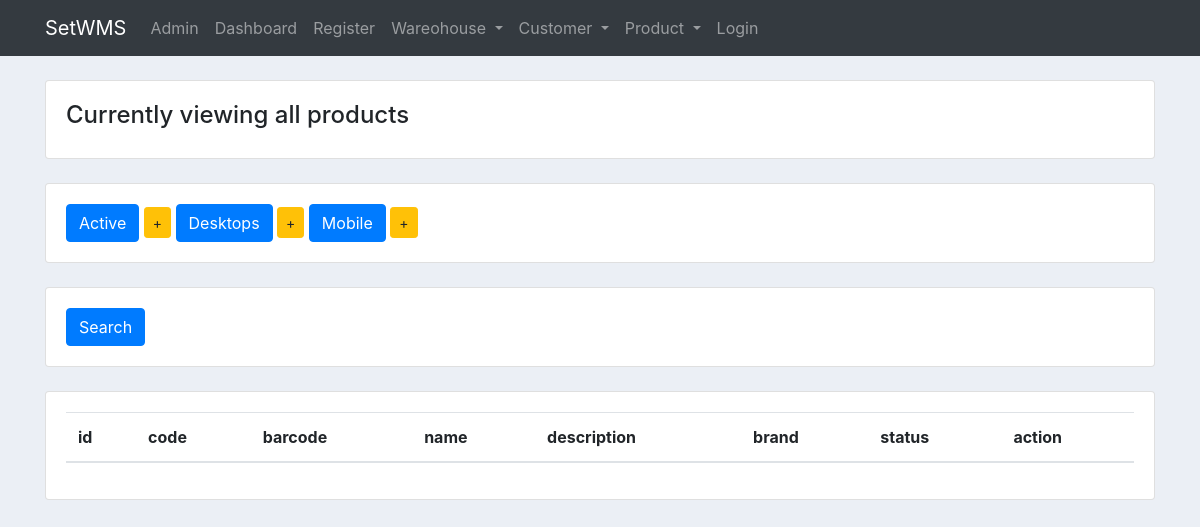
The app's page /set_app/products/, older data.
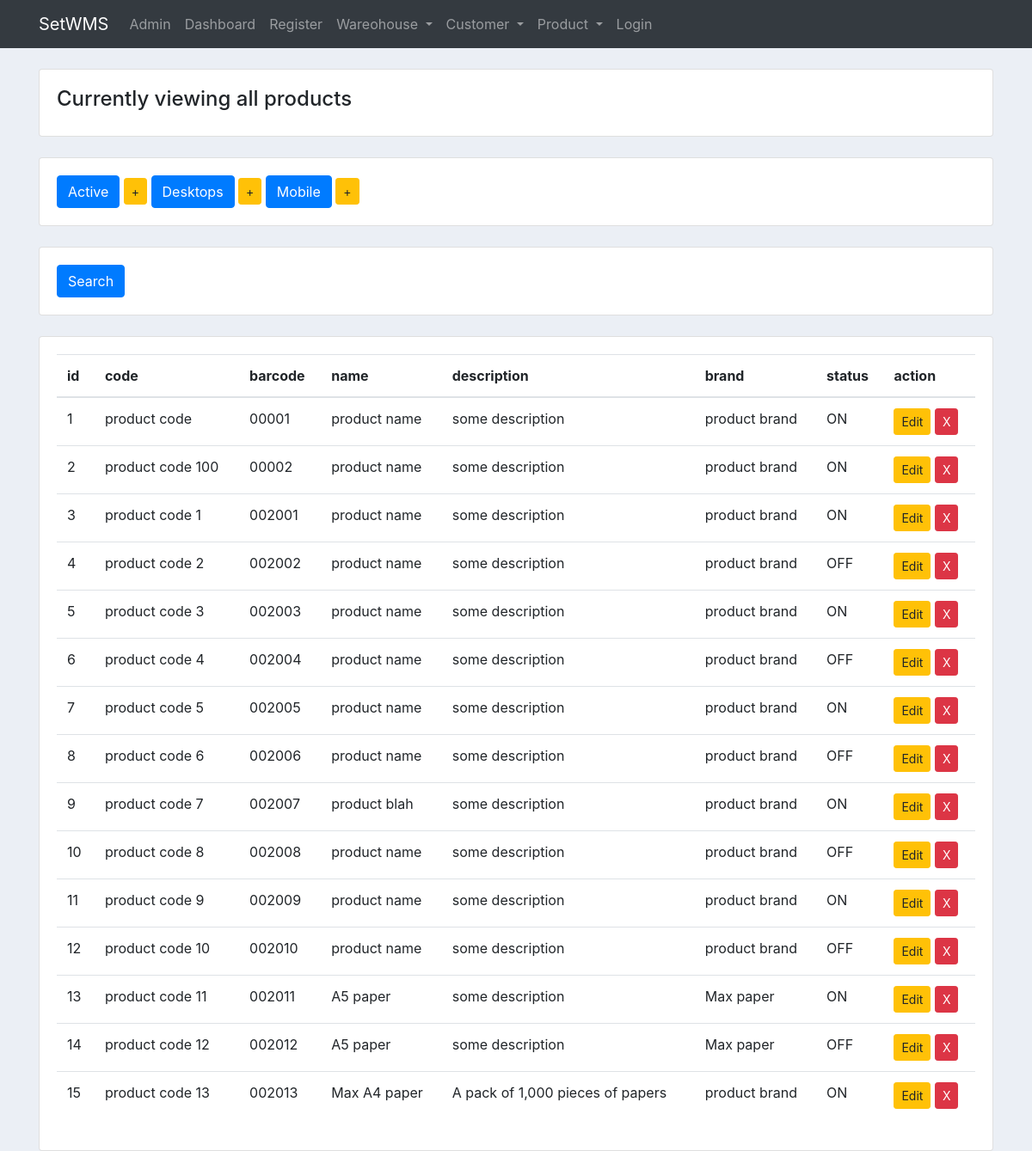
The same page, newer data.
### set_app/models.py (models this page shows, shortened)
class Product(models.Model):
	code = models.CharField(max_length=30, default="product code", blank=False, unique=True)
	barcode = models.CharField(max_length=30, default=0, validators=[NUMERIC])
	name = models.CharField(max_length=128, default="product name", blank=False)
	description = models.CharField(max_length=512, default="some description", blank=True)
	brand = models.CharField(max_length=128, default="product brand")
	timestamp_created = models.DateTimeField(auto_now_add=True)
	status_choices = (('OFF', 'Off - inactive'), ('ON', 'On - active'))
	status = models.CharField(max_length=20, choices=status_choices, default='ON')

### set_app/views.py (the view)
# urls.py: path('products/', views.ProductListView, name='product_list'),
def ProductListView(request):
	products = Product.objects.all()
	return render(request, 'set_app/product_list.html',{'items':products, 'header':'all products'})

### set_app/templates/set_app/product_list.html (shortened to what this page needs)
{% extends "set_app/set_app_base.html" %}
{% load static %}
{% block body_block %}
    <br>
    <div class="card card-body">
        <h4>Currently viewing {{ header }}</h4>
    </div>
    <br>
    <div class="card card-body">
        <div class="button-group">
            <a href="{% url 'set_app:active_product_list' %}" class="btn btn-primary btn-md" role="button">Active</a>
            <a href="{% url 'set_app:product_create' %}" class="btn btn-warning btn-sm" role="button">+</a>
            <a href="#" class="btn btn-primary btn-md" role="button">Desktops</a>
            <a href="#" class="btn btn-warning btn-sm" role="button">+</a>
            <a href="#" class="btn btn-primary btn-md" role="button">Mobile</a>
            <a href="#" class="btn btn-warning btn-sm" role="button">+</a>
        </div>
    </div>
    <br>
    <div class="card card-body">
        <form method='GET'>
            <button class="btn btn-primary" type="submit">Search</button>
        </form>
    </div>
    <br>
    <div class="card card-body">
        <table class="table table-hover">
            <thead>
            <tr>
                <th>id</th>
                <th>code</th>
                <th>barcode</th>
                <th>name</th>
                <th>description</th>
                <th>brand</th>
                <th>status</th>
                <th>action</th>
            </tr>
            </thead>
            <tbody>
            {% for item in items %}
                <tr>
                    <td>{{ item.pk }}</td>
                    <td>{{ item.code }}</td>
                    <td>{{ item.barcode }}</td>
                    <td>{{ item.name }}</td>
                    <td>{{ item.description }}</td>
                    <td>{{ item.brand }}</td>
                    <td>{{ item.status }}</td>
                    <td>
                        <a href="{% url 'set_app:product_update' pk=item.pk %}" class="btn btn-warning btn-sm"
                           role="button">Edit</a>
                        <button type="button" class="btn btn-danger btn-sm" data-toggle="modal"
                                data-target="#delete-dialog-{{ item.pk }}">
                            X
                        </button>
                    </td>
                </tr>
            {% endfor %}
            </tbody>
        </table>
    </div>
{% endblock %}

Row changes from the older to the newer data that the page shows:
added Product: pk "1", code "product code", barcode "00001", name "product name", description "some description", brand "product brand", status "ON"
added Product: pk "2", code "product code 100", barcode "00002", name "product name", description "some description", brand "product brand", status "ON"
added Product: pk "3", code "product code 1", barcode "002001", name "product name", description "some description", brand "product brand", status "ON"
added Product: pk "4", code "product code 2", barcode "002002", name "product name", description "some description", brand "product brand", status "OFF"
added Product: pk "5", code "product code 3", barcode "002003", name "product name", description "some description", brand "product brand", status "ON"
added Product: pk "6", code "product code 4", barcode "002004", name "product name", description "some description", brand "product brand", status "OFF"
added Product: pk "7", code "product code 5", barcode "002005", name "product name", description "some description", brand "product brand", status "ON"
added Product: pk "8", code "product code 6", barcode "002006", name "product name", description "some description", brand "product brand", status "OFF"
added Product: pk "9", code "product code 7", barcode "002007", name "product blah", description "some description", brand "product brand", status "ON"
added Product: pk "10", code "product code 8", barcode "002008", name "product name", description "some description", brand "product brand", status "OFF"
added Product: pk "11", code "product code 9", barcode "002009", name "product name", description "some description", brand "product brand", status "ON"
added Product: pk "12", code "product code 10", barcode "002010", name "product name", description "some description", brand "product brand", status "OFF"
added Product: pk "13", code "product code 11", barcode "002011", name "A5 paper", description "some description", brand "Max paper", status "ON"
added Product: pk "14", code "product code 12", barcode "002012", name "A5 paper", description "some description", brand "Max paper", status "OFF"
added Product: pk "15", code "product code 13", barcode "002013", name "Max A4 paper", description "A pack of 1,000 pieces of papers", brand "product brand", status "ON"
